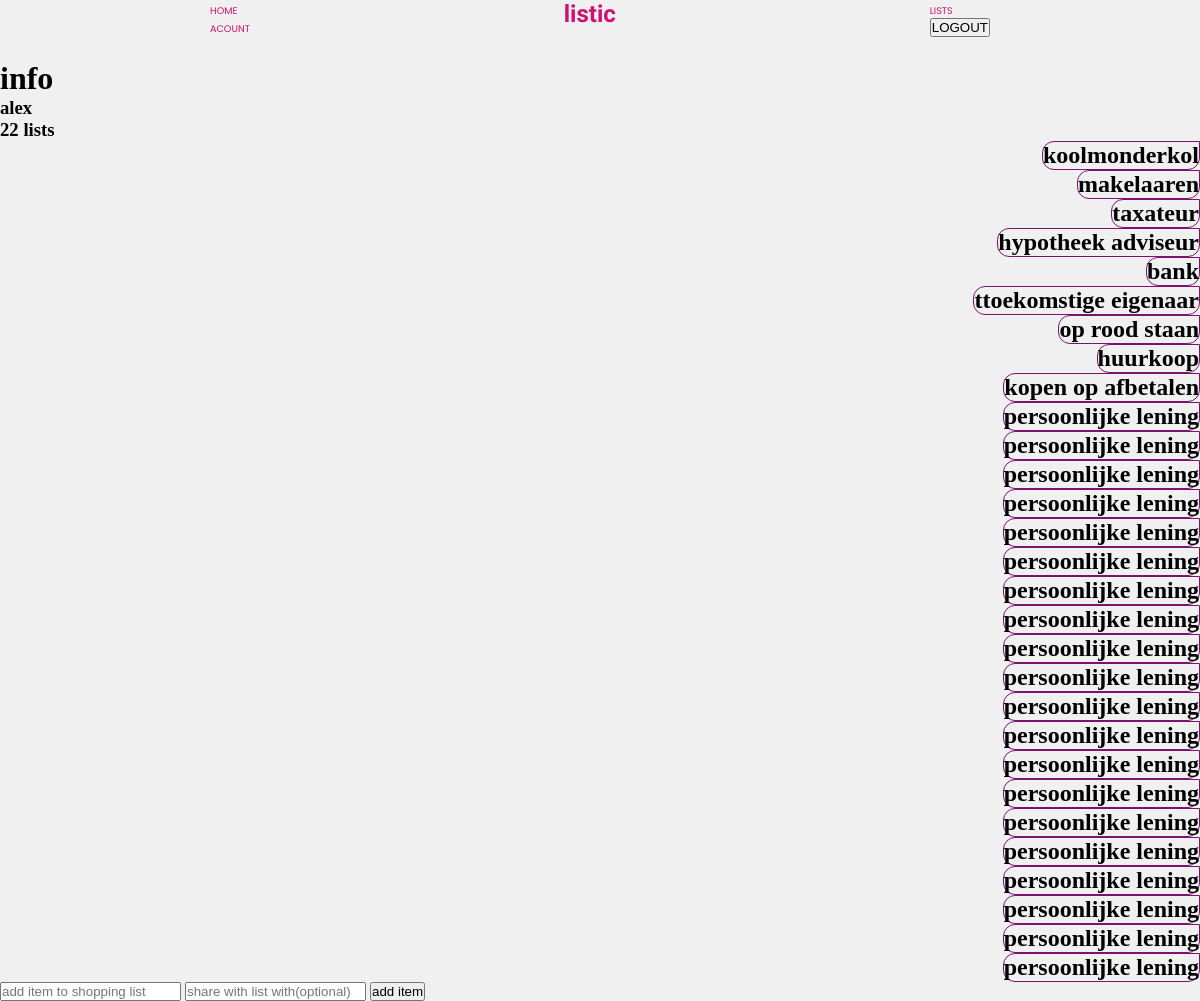
Page /verlanglijstje (signed in) on the committed database.
### website/models.py (models this page shows)
class User(db.Model, UserMixin):
    id = db.Column(db.Integer, primary_key=True)
    email = db.Column(db.String(150), unique=True)
    password = db.Column(db.String(150))
    username = db.Column(db.String(150))
    items = db.relationship('Item')
    lists = db.relationship('List', secondary=user_lists, back_populates='users')

class Item(db.Model):
    id = db.Column(db.Integer, primary_key=True)
    data = db.Column(db.String(17))
    date = db.Column(db.DateTime(timezone=True), default=func.now())
    user_id = db.Column(db.Integer, db.ForeignKey('user.id'))
    list_id = db.Column(db.Integer, db.ForeignKey('list.id'))

### website/views.py (the view, shortened to what this page needs)
@views.route('/<lister>', methods=['POST', 'GET'])
@login_required
def notes(lister):
    current_list = List.query.filter_by(name=lister).first()
    print(current_list)
    return render_template('list_edit.html', user=current_user, current_list=current_list.items, User=User, listing=current_list)

### website/__init__.py (called while the page is built)
def create_app():
    app = Flask(__name__)
    app.config['SECRET_KEY'] = 'Alex!'
    app.config['SQLALCHEMY_DATABASE_URI'] = f'sqlite:///{DB_NAME}'
    db.init_app(app)
    app.app_context().push()
    from .views import views
    from .auth import auth
    app.register_blueprint(views, url_prefix='/')
    app.register_blueprint(auth, url_prefix='/')
    from .models import User
    create_database()
    login_maneger = LoginManager()
    login_maneger.login_view = 'auth.login'
    login_maneger.init_app(app)
    @login_maneger.user_loader
    def load_user(id):
        return User.query.get(int(id))
    print('app running')
    return app

### website/templates/list_edit.html (shortened to what this page needs)
{% extends "base.html" %} {% block title %}listic lists for you{% endblock %}
{% block content %}
<link rel="stylesheet" href="{{ url_for('static', filename='list_edit.css') }}">
        <div class="content_holder">
            <div class="big_bar">
                <div class="big_block">
                    <div class="list_info">
                        <div class="info_content">
                            <div class="info_title">
                                <h1>info</h1>
                            </div>
                            <div class="people_infone">
                                <div class="flex_list">
                                    {% for user in listing.users %}
                                        <div class="people_block">
                                            <div class="people_info">
                                                <h3 class="namen">{{ user.username }}</h3>
                                                <div class="lijsten">
                                                    {% set lijst = user.lists %}
                                                    <h3>{{ lijst|length }} lists</h3>
                                                </div>
                                            </div>
                                        </div>
                                    {% endfor %}
                                </div>
                            </div>
                        </div>
                    </div>
                    <div class="chat_content">
                        <div class="chat_center">
                            <ul>
                                {% for list_item in current_list %}
                                    {% if user %}
                                        {% if list_item.user_id == user.id %}
                                            <li class="right_message">
                                                <div class="notesing_exact"><h2 class="data">{{ list_item.data }}</h2></div>
                                            </li>
                                        {% endif %}
                                    {% endif %}
                                {% endfor %}
                            </ul>
                        </div>
                        <div class="input_full">
                            <form class="chat_form" method="POST">
                                <input type="text" name="item" placeholder="add item to shopping list" class="list_adder">
                                <input type="text" name="share" placeholder="share with list with(optional)">
                                <button type="submit">add item</button>
                            </form>
                        </div>
                    </div>
                </div>
            </div>
        </div>
{% endblock %}

### website/static/base.css (style rules this page uses)
body { background-color: rgb(240,240,240); }
* { margin: 0; padding: 0; list-style-type: none; text-decoration: none; }

### website/static/list_edit.css (style rules this page uses)
.notesing_exact { border: solid rgb(124, 18, 111) 1px; border-top-left-radius: 12px; border-bottom-left-radius: 12px; border-bottom-right-radius: 12px; }
.right_message { width: 100vw; display: flex; justify-content: flex-end; }

### rows in the picture
User: username "alex", lijst "22"
Item: data "koolmonderkol"
Item: data "makelaaren"
Item: data "taxateur"
Item: data "hypotheek adviseur"
Item: data "bank"
Item: data "ttoekomstige eigenaar"
Item: data "op rood staan"
Item: data "huurkoop"
Item: data "kopen op afbetalen"
Item: data "persoonlijke lening"
Item: data "persoonlijke lening"
Item: data "persoonlijke lening"
Item: data "persoonlijke lening"
Item: data "persoonlijke lening"
Item: data "persoonlijke lening"
Item: data "persoonlijke lening"
Item: data "persoonlijke lening"
Item: data "persoonlijke lening"
Item: data "persoonlijke lening"
Item: data "persoonlijke lening"
Item: data "persoonlijke lening"
Item: data "persoonlijke lening"
Item: data "persoonlijke lening"
Item: data "persoonlijke lening"
Item: data "persoonlijke lening"
Item: data "persoonlijke lening"
Item: data "persoonlijke lening"
Item: data "persoonlijke lening"
Item: data "persoonlijke lening"
